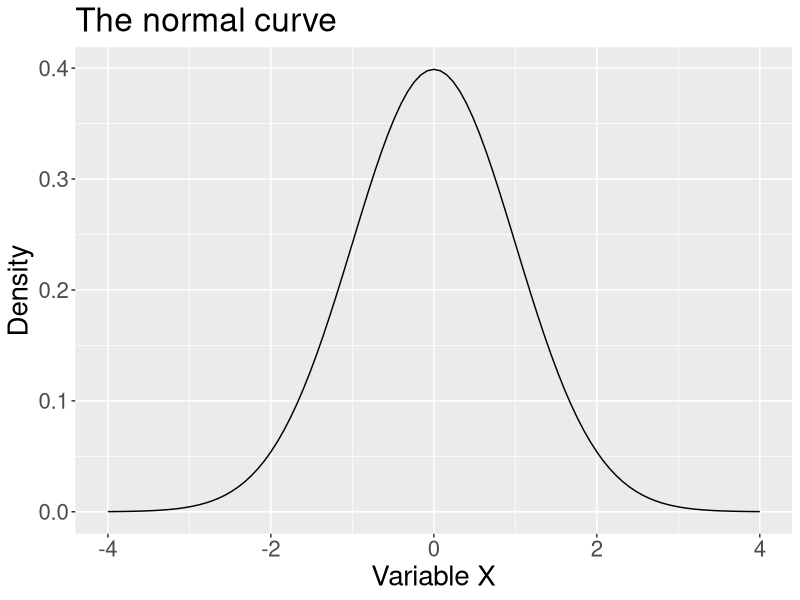
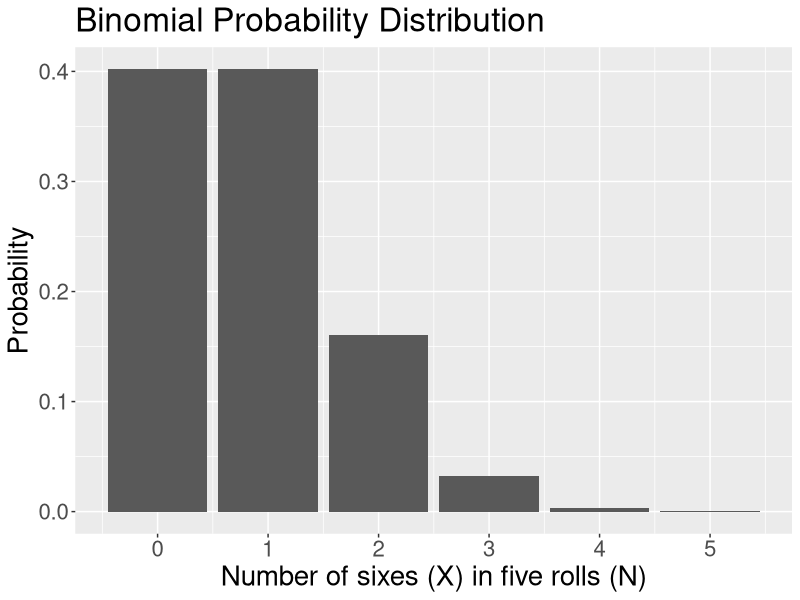
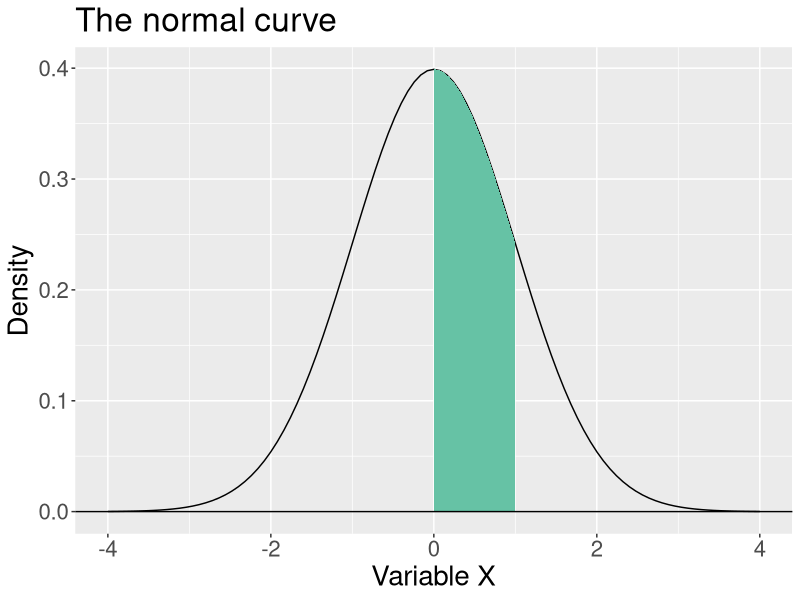
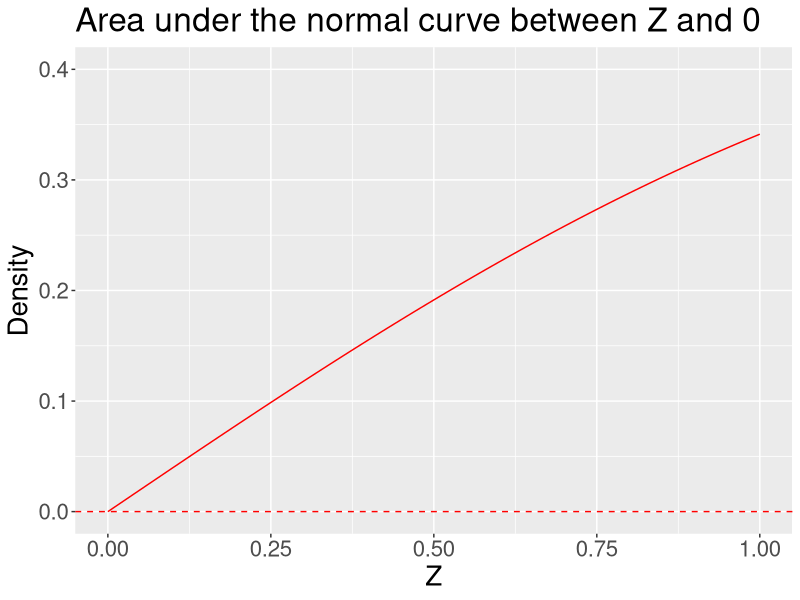
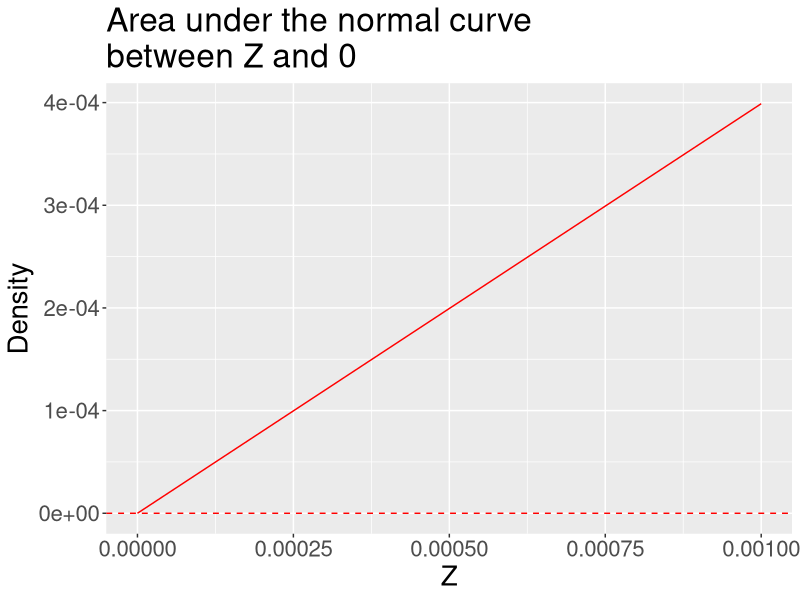
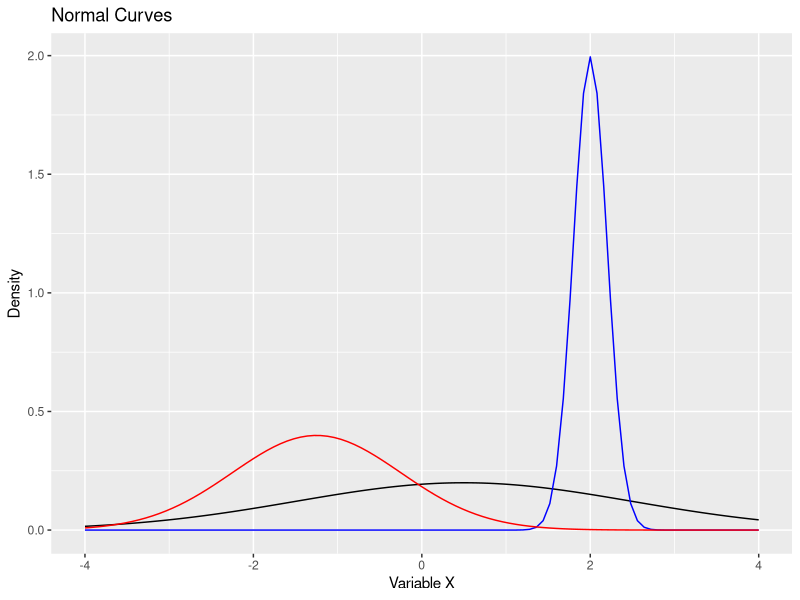
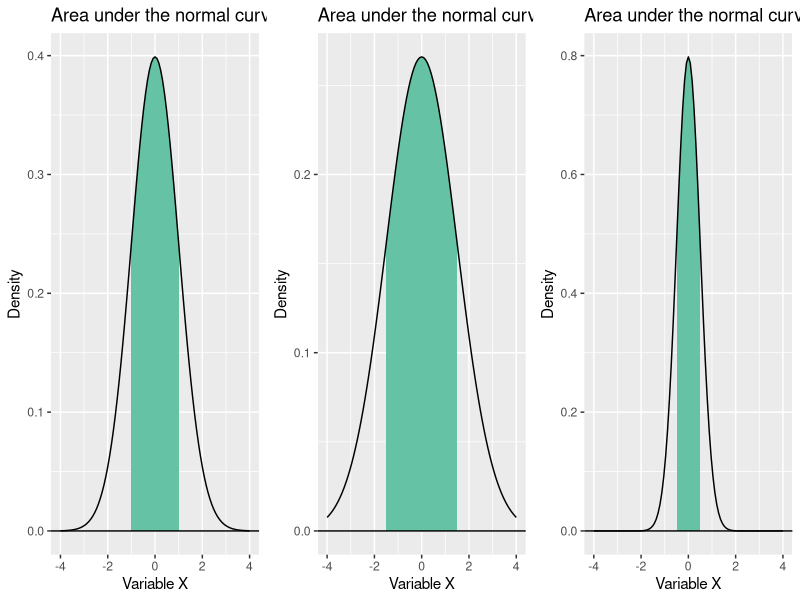
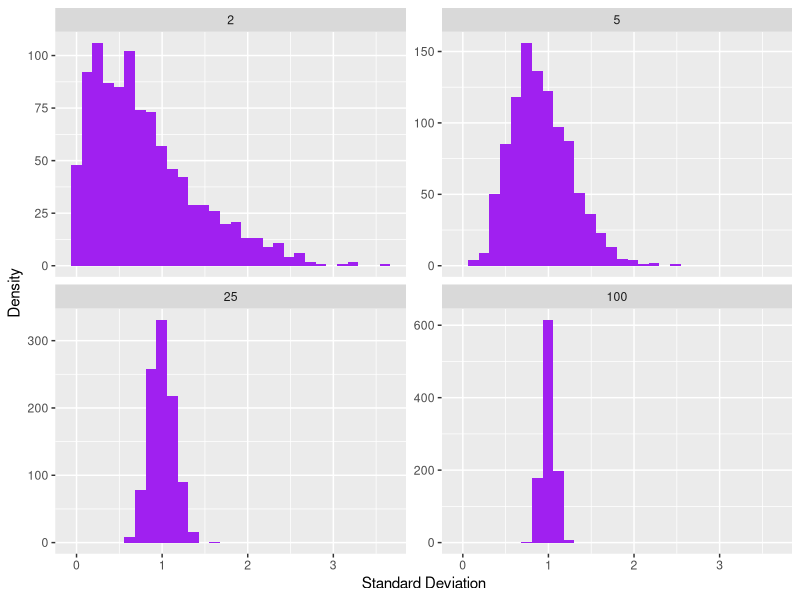

Write the R code that produced these figures, in order.
## ---- chunk 1
library(tidyverse)
library(ggpubr)
colors = RColorBrewer::brewer.pal(4, "Set2")
## ---- chunk 2
ggplot(data.frame(x = seq(-4, 4)), aes(x)) +
  stat_function(fun = function(x) dnorm(x)) +
  scale_x_continuous("Variable X") +
  scale_y_continuous("Density")+
  ggtitle("The normal curve") +
  theme(text = element_text(size = 20))
## ---- chunk 3

## ---- chunk 4
data.frame(num = 0:5, p = dbinom(x = 0:5, size = 5, prob = 1/6)) %>% ggplot(aes(x=num, y=p)) + geom_bar(stat="identity") + scale_x_continuous("Number of sixes (X) in five rolls (N)", breaks=c(0:5)) +scale_y_continuous("Probability")+ggtitle("Binomial Probability Distribution")+
  theme(text = element_text(size = 20))
## ---- chunk 5
ggplot(data.frame(x = seq(-4, 4)), aes(x)) +
  stat_function(fun = function(x) dnorm(x)) + 
  stat_function(fun = function(x) dnorm(x) , 
                xlim = c(0, 1),
                geom = "area", fill = colors[1]) + 
  geom_hline(aes(yintercept = 0))+
  scale_x_continuous("Variable X") + scale_y_continuous("Density")+ggtitle("The normal curve") + theme(text = element_text(size =20))
## ---- chunk 6
ggplot(data.frame(x = seq(0, 1)), aes(x)) +
  stat_function(fun = function(x) pnorm(x)-.5, color = "red") + 
  geom_hline(aes(yintercept = 0), color = "red", linetype = "dashed")+
  scale_x_continuous("Z") +
  scale_y_continuous("Density", limits=c(0,.4)) +ggtitle("Area under the normal curve between Z and 0")+ theme(text = element_text(size = 20))

## ---- chunk 7
ggplot(data.frame(x = seq(0, .001, by =.00005)), aes(x)) +
  stat_function(fun = function(x) pnorm(x)-.5, color = "red") + 
  geom_hline(aes(yintercept = 0), color = "red", linetype = "dashed")+
  scale_x_continuous("Z") +
  scale_y_continuous("Density") +ggtitle("Area under the normal curve\nbetween Z and 0")+ theme(text = element_text(size = 20))

## ---- chunk 8
ggplot(data.frame(x = seq(-4, 4)), aes(x)) +
  stat_function(fun = function(x) dnorm(x, mean = .5, sd = 2)) +
  stat_function(fun = function(x) dnorm(x, mean = 2, sd = .2), color = "blue") +
  stat_function(fun = function(x) dnorm(x, mean = -1.25, sd = 1), color = "red") +
  scale_x_continuous("Variable X") +
  scale_y_continuous("Density") +
  ggtitle("Normal Curves")
## ---- chunk 9
p1 = ggplot(data.frame(x = seq(-4, 4)), aes(x)) +
stat_function(fun = function(x) dnorm(x) , 
                xlim = c(-1, 1),
                geom = "area", fill = colors[1]) +
  stat_function(fun = function(x) dnorm(x)) +
  geom_hline(aes(yintercept = 0)) +
  scale_x_continuous("Variable X") +
  scale_y_continuous("Density")+
  ggtitle("Area under the normal curve")

p2 = ggplot(data.frame(x = seq(-4, 4)), aes(x)) +
stat_function(fun = function(x) dnorm(x, sd = 1.5) , 
                xlim = c(-1.5, 1.5),
                geom = "area", fill = colors[1]) +
  stat_function(fun = function(x) dnorm(x, sd = 1.5)) +
  geom_hline(aes(yintercept = 0)) +
  scale_x_continuous("Variable X") +
  scale_y_continuous("Density")+
  ggtitle("Area under the normal curve")

p3 = ggplot(data.frame(x = seq(-4, 4)), aes(x)) +
stat_function(fun = function(x) dnorm(x, sd = .5) , 
                xlim = c(-.5, .5),
                geom = "area", fill = colors[1]) +
  stat_function(fun = function(x) dnorm(x, sd = .5)) +
  geom_hline(aes(yintercept = 0)) +
  scale_x_continuous("Variable X") +
  scale_y_continuous("Density")+
  ggtitle("Area under the normal curve")

ggarrange(p1, p2, p3, ncol = 3)
## ---- chunk 10
set.seed(102419)
reps = 1000
n2 = vector("numeric", reps)
n5 = vector("numeric", reps)
n25 = vector("numeric", reps)
n100 = vector("numeric", reps)

for(i in 1:reps){
  n2[i] = sd(rnorm(n = 2))
  n5[i] = sd(rnorm(n = 5))
  n25[i] = sd(rnorm(n = 25))
  n100[i] = sd(rnorm(n = 100))
}

data.frame(N = rep(c(2,5,25,100), each = reps), s = c(n2, n5, n25, n100)) %>%
  ggplot(aes(x = s)) + 
  geom_histogram(fill = "purple") + 
  scale_x_continuous("Standard Deviation")+
  scale_y_continuous("Density") +
  facet_wrap(~N, scales = "free_y")
## ---- chunk 11
set.seed(102419)
reps = 1000
n2 = vector("numeric", reps)
n5 = vector("numeric", reps)
n25 = vector("numeric", reps)
n100 = vector("numeric", reps)

for(i in 1:reps){
  n2[i] = range(rnorm(n = 2))[2] - range(rnorm(n = 2))[1]
  n5[i] = range(rnorm(n = 5))[2] - range(rnorm(n = 5))[1]
  n25[i] = range(rnorm(n = 25))[2] - range(rnorm(n = 25))[1]
  n100[i] = range(rnorm(n = 100))[2] - range(rnorm(n = 100))[1]
}

data.frame(N = rep(c(2,5,25,100), each = reps), s = c(n2, n5, n25, n100)) %>%
  ggplot(aes(x = s)) + 
  geom_histogram(fill = "purple") + 
  scale_x_continuous("Range")+
  scale_y_continuous("Density") +
  facet_wrap(~N, scales = "free_y")
## ---- chunk 12
ggplot(data.frame(x = seq(-4, 4)), aes(x)) +
  stat_function(fun = function(x) dnorm(x), 
                aes(color = "Normal", linetype = "Normal")) +
  stat_function(fun = function(x) dt(x, df = 1), 
                aes(color = "t(1)", linetype = "t(1)")) +
  stat_function(fun = function(x) dt(x, df = 5), 
                aes(color = "t(5)", linetype = "t(5)")) +
  stat_function(fun = function(x) dt(x, df = 25), 
                aes(color = "t(25)", linetype = "t(25)")) +
  stat_function(fun = function(x) dt(x, df = 100), 
                aes(color = "t(100)", linetype = "t(100)")) + 
  scale_x_continuous("Variable X") +
  scale_y_continuous("Density") +
  scale_color_manual("", 
                     values = c("red", "black", "black", "blue", "blue")) +
  scale_linetype_manual("", 
                        values = c("solid", "solid", "dashed", "solid", "dashed")) +
  ggtitle("The Normal and t Distributions") +
  theme(text = element_text(size=20),legend.position = "bottom")
